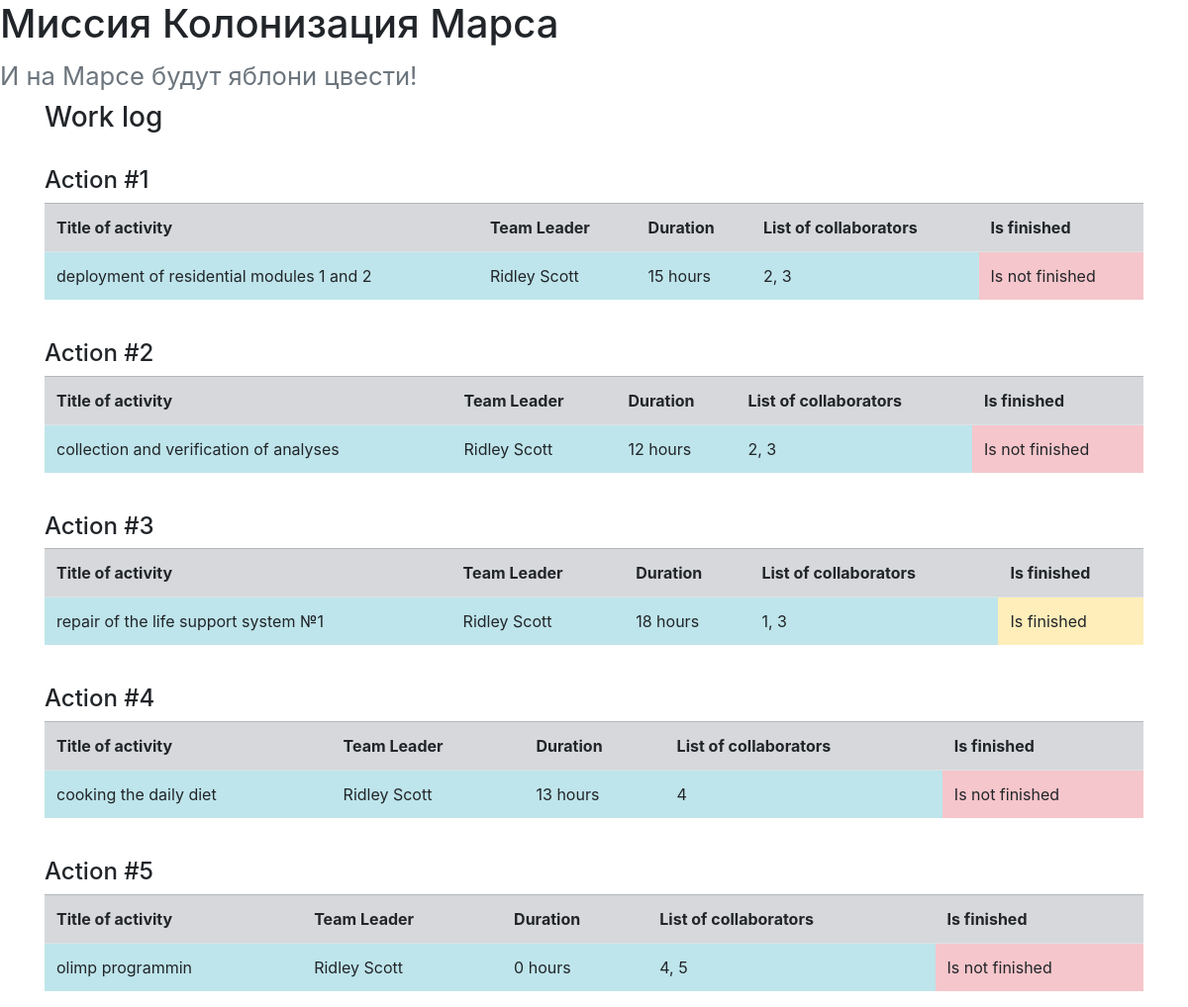
Before: / with the older database file.
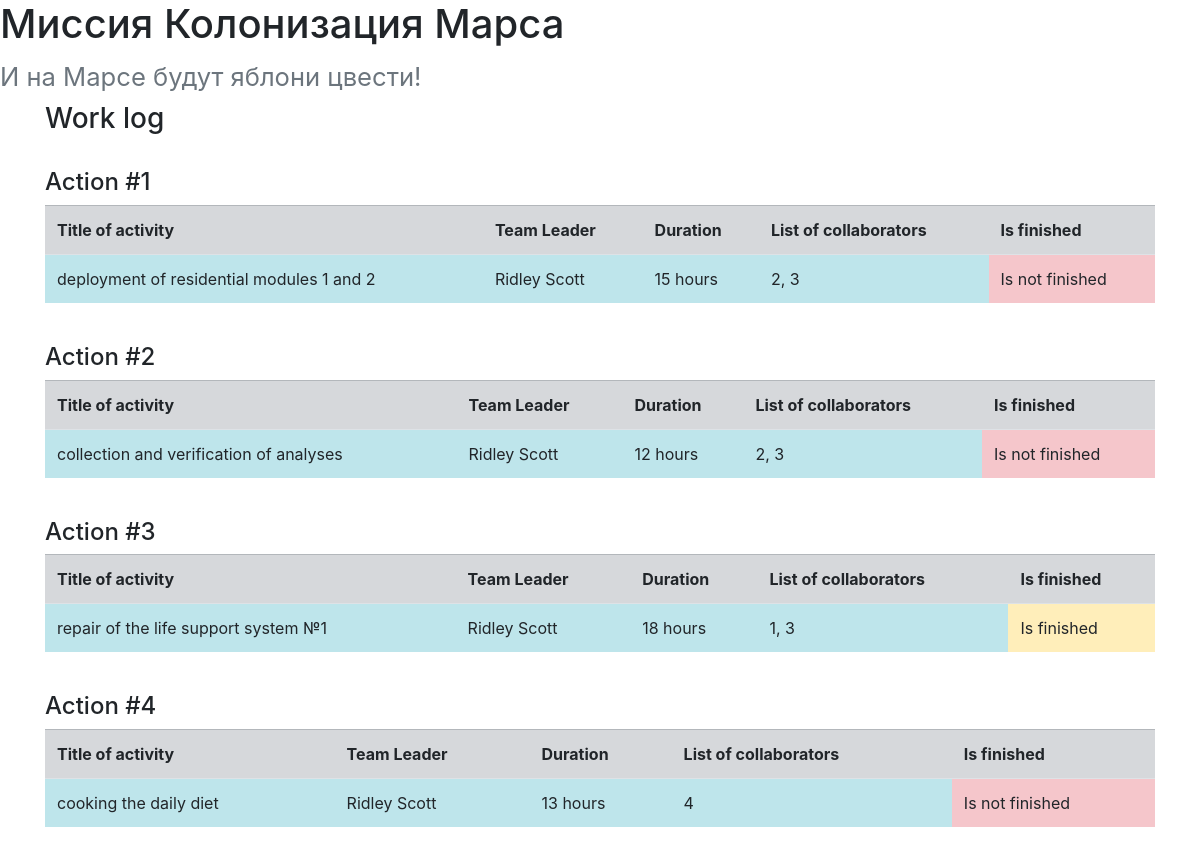
After: the same page with the newer database file.
### data/jobs.py (models this page shows)
class Jobs(SqlAlchemyBase):
    __tablename__ = 'jobs'
    id = sqlalchemy.Column(sqlalchemy.Integer,
                           primary_key=True, autoincrement=True)
    team_leader = sqlalchemy.Column(sqlalchemy.Integer)
    job = sqlalchemy.Column(sqlalchemy.String)
    work_size = sqlalchemy.Column(sqlalchemy.Integer)
    collaborators = sqlalchemy.Column(sqlalchemy.String)
    start_date = sqlalchemy.Column(sqlalchemy.DateTime,
                                   default=datetime.datetime.now)
    end_date = sqlalchemy.Column(sqlalchemy.DateTime,
                                 default=datetime.datetime.now)
    is_finished = sqlalchemy.Column(sqlalchemy.Boolean, default=True)

### data/users.py (models this page shows)
class User(SqlAlchemyBase):
    __tablename__ = 'user'
    id = sqlalchemy.Column(sqlalchemy.Integer,
                           primary_key=True, autoincrement=True)
    surname = sqlalchemy.Column(sqlalchemy.String)
    name = sqlalchemy.Column(sqlalchemy.String)
    age = sqlalchemy.Column(sqlalchemy.Integer)
    position = sqlalchemy.Column(sqlalchemy.String)
    speciality = sqlalchemy.Column(sqlalchemy.String)
    address = sqlalchemy.Column(sqlalchemy.String)
    email = sqlalchemy.Column(sqlalchemy.String, unique=True)
    hashed_password = sqlalchemy.Column(sqlalchemy.String)

### main.py (the view)
@app.route("/")
def work_log():
    db_sess = create_session()
    return render_template("work_logs.html", jobs=db_sess.query(Jobs).all(), users=db_sess.query(User).all())

### data/db_session.py (called while the page is built)
def create_session() -> Session:
    global __factory
    return __factory()

### templates/work_logs.html
{% extends "base.html" %}
{% block content %}
<h3>Work log</h3>
<div>
    {% for job in jobs %}
    <br>
    <h4>Action #{{job.id}}</h4>
    <table class="table table-striped">
        <tr class="table-secondary">
            <th>Title of activity</th>
            <th>Team Leader</th>
            <th>Duration</th>
            <th>List of collaborators</th>
            <th>Is finished</th>
        </tr>
        <tr>
            <td class="table-info">{{job.job}}</td>
            {% for user in users %}
            {% if job.team_leader == user.id %}
            <td class="table-info"> {{user.name}} {{user.surname}}</td>
            {% endif %}
            {% endfor %}
            <td class="table-info">{{job.work_size}} hours</td>
            <td class="table-info">{{job.collaborators}}</td>
            {% if job.is_finished %}
                <td class="table-warning">Is finished</td>
            {% else %}
                <td class="table-danger">Is not finished</td>
            {% endif %}
        </tr>
    </table>
    {% endfor %}
</div>
{% endblock %}

### templates/base.html (shortened to what this page needs)
<!doctype html>
<html lang="en">
<head>
    <link rel="stylesheet"
          href="https://stackpath.bootstrapcdn.com/bootstrap/4.4.1/css/bootstrap.min.css"
>
</head>
<body>
<header>
    <h1>Миссия Колонизация Марса</h1>
    <h2><small class="text-muted">И на Марсе будут яблони цвести!</small></h2>
</header>
<main role="main" class="container">
    {% block content %}{% endblock %}
</main>
</body>
</html>

Changed rows visible on the page:
removed Jobs: id "5", job "olimp programmin", work_size "0", collaborators "4, 5", is_finished "Is not finished", User (name "Ridley", surname "Scott")
